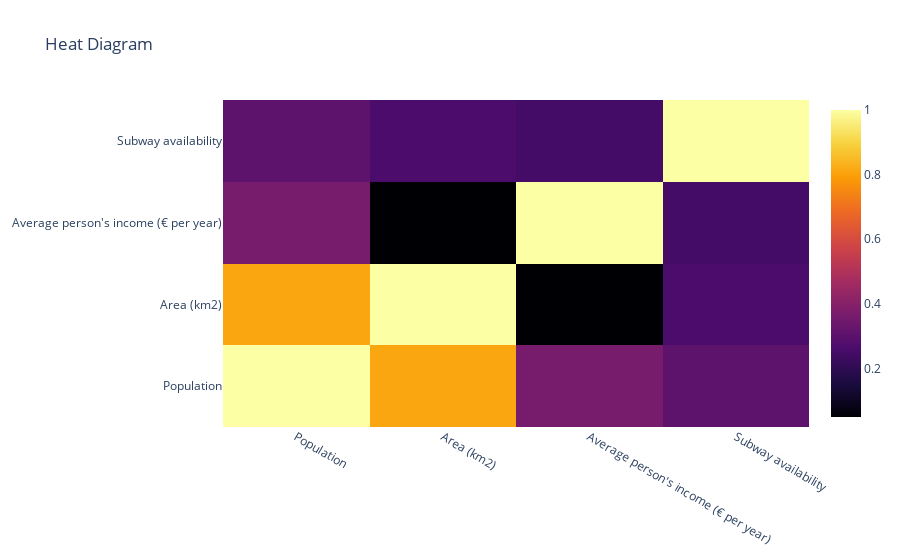

Notebook code cell kept with this figure:
### Markdown cell above
**3. Матриця кореляції і теплова діаграма:**

### Code cell
cities_cor = pd.read_excel("dz34.xlsx", index_col=0)
c_corr = cities_cor.corr()
fig = go.Figure()
fig.add_trace(go.Heatmap(x = c_corr.columns, y = c_corr.index, z = c_corr, colorscale='inferno'))
fig.update_layout(title="Heat Diagram")

### Figure 1 — Plotly figure (JSON) as saved in the notebook; plotly's stock layout.template omitted (floating-point values rounded to 4 significant figures)
{"data": [{"colorscale": [[0, "#000004"], [0.1111, "#1b0c41"], [0.2222, "#4a0c6b"], [0.3333, "#781c6d"], [0.4444, "#a52c60"], [0.5556, "#cf4446"], [0.6667, "#ed6925"], [0.7778, "#fb9b06"], [0.8889, "#f7d13d"], [1, "#fcffa4"]], "type": "heatmap", "x": ["Population", "Area (km2)", "Average person's income (€ per year)", "Subway availability"], "y": ["Population", "Area (km2)", "Average person's income (€ per year)", "Subway availability"], "z": [[1, 0.8098, 0.3645, 0.3042], [0.8098, 1, 0.04918, 0.2624], [0.3645, 0.04918, 1, 0.248], [0.3042, 0.2624, 0.248, 1]]}], "layout": {"title": {"text": "Heat Diagram"}}}
